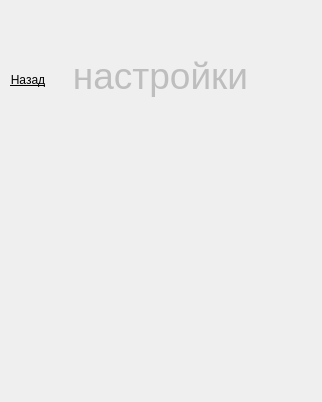
<?xml version="1.0" encoding="UTF-8"?>
<ui version="4.0">
 <class>GameSettingWidget</class>
 <widget class="QWidget" name="GameSettingWidget">
  <property name="geometry">
   <rect>
    <x>0</x>
    <y>0</y>
    <width>322</width>
    <height>402</height>
   </rect>
  </property>
  <property name="windowTitle">
   <string>Form</string>
  </property>
  <widget class="QWidget" name="GameSettingCentralWidget" native="true">
   <property name="geometry">
    <rect>
     <x>0</x>
     <y>0</y>
     <width>322</width>
     <height>402</height>
    </rect>
   </property>
   <widget class="QPushButton" name="goStartScreenBtn">
    <property name="geometry">
     <rect>
      <x>0</x>
      <y>70</y>
      <width>56</width>
      <height>20</height>
     </rect>
    </property>
    <property name="styleSheet">
     <string notr="true">#goStartScreenBtn{
	border: 0;
background: 0;
color: #000000;
text-decoration: underline;
}</string>
    </property>
    <property name="text">
     <string>Назад</string>
    </property>
   </widget>
  </widget>
  <widget class="QLabel" name="gameTitleLabel">
   <property name="enabled">
    <bool>false</bool>
   </property>
   <property name="geometry">
    <rect>
     <x>30</x>
     <y>55</y>
     <width>261</width>
     <height>61</height>
    </rect>
   </property>
   <property name="sizePolicy">
    <sizepolicy hsizetype="Fixed" vsizetype="Fixed">
     <horstretch>0</horstretch>
     <verstretch>0</verstretch>
    </sizepolicy>
   </property>
   <property name="font">
    <font>
     <pointsize>28</pointsize>
    </font>
   </property>
   <property name="styleSheet">
    <string notr="true"/>
   </property>
   <property name="text">
    <string>настройки</string>
   </property>
   <property name="alignment">
    <set>Qt::AlignHCenter|Qt::AlignTop</set>
   </property>
  </widget>
 </widget>
 <resources/>
 <connections/>
</ui>
